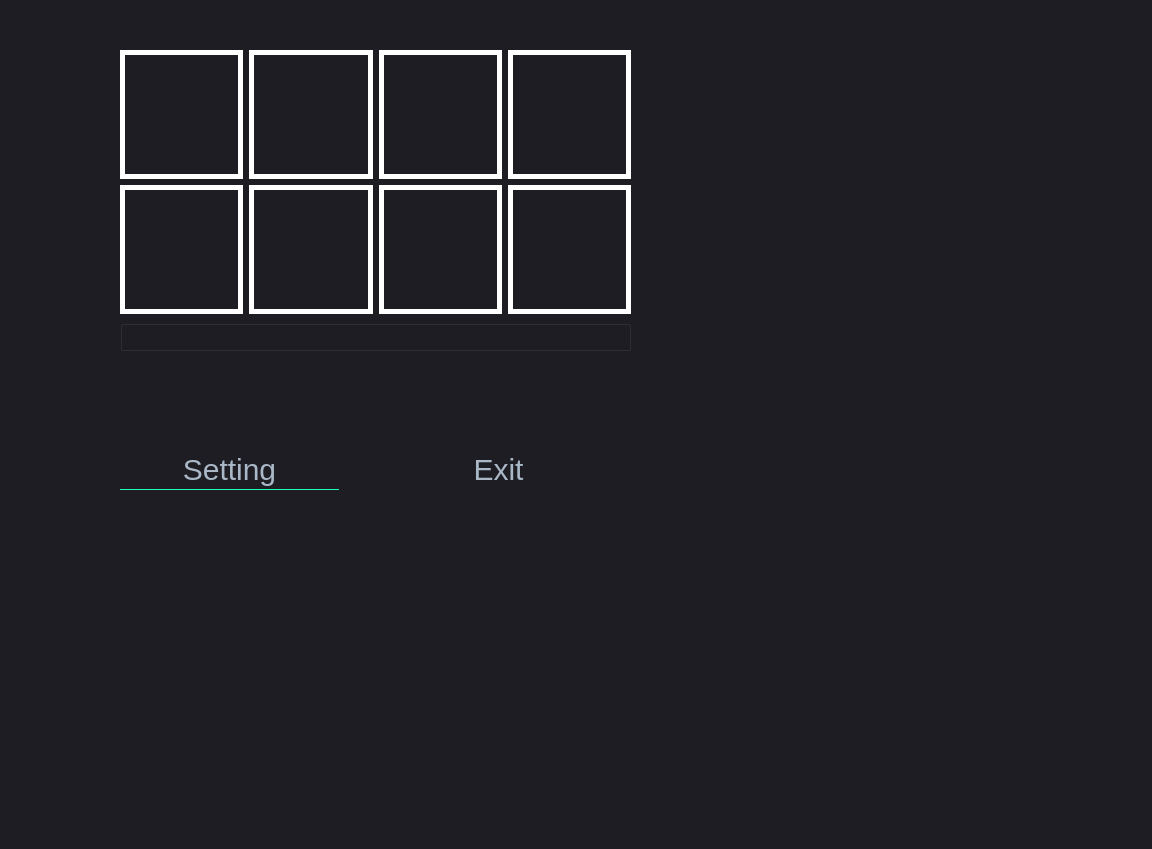
<?xml version="1.0" encoding="UTF-8"?>
<ui version="4.0">
 <class>Dialog</class>
 <widget class="QDialog" name="Dialog">
  <property name="geometry">
   <rect>
    <x>0</x>
    <y>0</y>
    <width>1152</width>
    <height>849</height>
   </rect>
  </property>
  <property name="windowTitle">
   <string>Dialog</string>
  </property>
  <property name="styleSheet">
   <string notr="true">QMainWindow {
	background-color:#1e1d23;
}
QDialog {
	background-color:#1e1d23;

}
QColorDialog {
	background-color:#1e1d23;
}
QTextEdit {
	background-color:#1e1d23;
	color: #a9b7c6;
}
QPlainTextEdit {
	selection-background-color:#007b50;
	background-color:#1e1d23;
	border-style: solid;
	border-top-color: transparent;
	border-right-color: transparent;
	border-left-color: transparent;
	border-bottom-color: transparent;
	border-width: 1px;
	color: #a9b7c6;
}
QPushButton{
	font-size: 30px;
	border-style: solid;
	border-top-color: transparent;
	border-right-color: transparent;
	border-left-color: transparent;
	border-bottom-color: transparent;
	border-width: 1px;
	border-style: solid;
	color: #a9b7c6;
	padding: 2px;
	background-color: #1e1d23;
}
QPushButton::default{

	border-style: inset;
	border-top-color: transparent;
	border-right-color: transparent;
	border-left-color: transparent;
	border-bottom-color: #04b97f;
	border-width: 1px;
	color: #a9b7c6;
	padding: 2px;
	background-color: #1e1d23;
}
QToolButton {
	border-style: solid;
	border-top-color: transparent;
	border-right-color: transparent;
	border-left-color: transparent;
	border-bottom-color: #04b97f;
	border-bottom-width: 1px;
	border-style: solid;
	color: #a9b7c6;
	padding: 2px;
	background-color: #1e1d23;
}
QToolButton:hover{
	border-style: solid;
	border-top-color: transparent;
	border-right-color: transparent;
	border-left-color: transparent;
	border-bottom-color: #37efba;
	border-bottom-width: 2px;
	border-style: solid;
	color: #FFFFFF;
	padding-bottom: 1px;
	background-color: #1e1d23;
}
QPushButton:hover{
	border-style: solid;
	border-top-color: transparent;
	border-right-color: transparent;
	border-left-color: transparent;
	border-bottom-color: #37efba;
	border-bottom-width: 1px;
	border-style: solid;
	color: #FFFFFF;
	padding-bottom: 2px;
	background-color: #1e1d23;
}
QPushButton:pressed{
	border-style: solid;
	border-top-color: transparent;
	border-right-color: transparent;
	border-left-color: transparent;
	border-bottom-color: #37efba;
	border-bottom-width: 2px;
	border-style: solid;
	color: #37efba;
	padding-bottom: 1px;
	background-color: #1e1d23;
}
QPushButton:disabled{
	border-style: solid;
	border-top-color: transparent;
	border-right-color: transparent;
	border-left-color: transparent;
	border-bottom-color: #808086;
	border-bottom-width: 2px;
	border-style: solid;
	color: #808086;
	padding-bottom: 1px;
	background-color: #1e1d23;
}
QLineEdit {
	border-width: 1px; border-radius: 4px;
	border-color: rgb(58, 58, 58);
	border-style: inset;
	padding: 0 8px;
	color: #a9b7c6;
	background:#1e1d23;
	selection-background-color:#007b50;
	selection-color: #FFFFFF;
}
QLabel {
	color: #a9b7c6;
}
QFrame {
	border: 5px solid white;
}
QLCDNumber {
	color: #37e6b4;
}
QProgressBar {
	text-align: center;
	color: rgb(240, 240, 240);
	border-width: 1px; 
	border-radius: 10px;
	border-color: rgb(58, 58, 58);
	border-style: inset;
	background-color:#1e1d23;
}
QProgressBar::chunk {
	background-color: #04b97f;
	border-radius: 5px;
}
QMenuBar {
	background-color: #1e1d23;
}
QMenuBar::item {
	color: #a9b7c6;
  	spacing: 3px;
  	padding: 1px 4px;
  	background: #1e1d23;
}

QMenuBar::item:selected {
  	background:#1e1d23;
	color: #FFFFFF;
}
QMenu::item:selected {
	border-style: solid;
	border-top-color: transparent;
	border-right-color: transparent;
	border-left-color: #04b97f;
	border-bottom-color: transparent;
	border-left-width: 2px;
	color: #FFFFFF;
	padding-left:15px;
	padding-top:4px;
	padding-bottom:4px;
	padding-right:7px;
	background-color: #1e1d23;
}
QMenu::item {
	border-style: solid;
	border-top-color: transparent;
	border-right-color: transparent;
	border-left-color: transparent;
	border-bottom-color: transparent;
	border-bottom-width: 1px;
	border-style: solid;
	color: #a9b7c6;
	padding-left:17px;
	padding-top:4px;
	padding-bottom:4px;
	padding-right:7px;
	background-color: #1e1d23;
}
QMenu{
	background-color:#1e1d23;
}
QTabWidget {
	color:rgb(0,0,0);
	background-color:#1e1d23;
}
QTabWidget::pane {
		border-color: rgb(77,77,77);
		background-color:#1e1d23;
		border-style: solid;
		border-width: 1px;
    	border-radius: 6px;
}
QTabBar::tab {
	border-style: solid;
	border-top-color: transparent;
	border-right-color: transparent;
	border-left-color: transparent;
	border-bottom-color: transparent;
	border-bottom-width: 1px;
	border-style: solid;
	color: #808086;
	padding: 3px;
	margin-left:3px;
	background-color: #1e1d23;
}
QTabBar::tab:selected, QTabBar::tab:last:selected, QTabBar::tab:hover {
  	border-style: solid;
	border-top-color: transparent;
	border-right-color: transparent;
	border-left-color: transparent;
	border-bottom-color: #04b97f;
	border-bottom-width: 2px;
	border-style: solid;
	color: #FFFFFF;
	padding-left: 3px;
	padding-bottom: 2px;
	margin-left:3px;
	background-color: #1e1d23;
}

QCheckBox {
	color: #a9b7c6;
	padding: 2px;
}
QCheckBox:disabled {
	color: #808086;
	padding: 2px;
}

QCheckBox:hover {
	border-radius:4px;
	border-style:solid;
	padding-left: 1px;
	padding-right: 1px;
	padding-bottom: 1px;
	padding-top: 1px;
	border-width:1px;
	border-color: rgb(87, 97, 106);
	background-color:#1e1d23;
}
QCheckBox::indicator:checked {

	height: 10px;
	width: 10px;
	border-style:solid;
	border-width: 1px;
	border-color: #04b97f;
	color: #a9b7c6;
	background-color: #04b97f;
}
QCheckBox::indicator:unchecked {

	height: 10px;
	width: 10px;
	border-style:solid;
	border-width: 1px;
	border-color: #04b97f;
	color: #a9b7c6;
	background-color: transparent;
}
QRadioButton {
	color: #a9b7c6;
	background-color: #1e1d23;
	padding: 1px;
}
QRadioButton::indicator:checked {
	height: 10px;
	width: 10px;
	border-style:solid;
	border-radius:5px;
	border-width: 1px;
	border-color: #04b97f;
	color: #a9b7c6;
	background-color: #04b97f;
}
QRadioButton::indicator:!checked {
	height: 10px;
	width: 10px;
	border-style:solid;
	border-radius:5px;
	border-width: 1px;
	border-color: #04b97f;
	color: #a9b7c6;
	background-color: transparent;
}
QStatusBar {
	color:#027f7f;
}
QSpinBox {
	color: #a9b7c6;	
	background-color: #1e1d23;
}
QDoubleSpinBox {
	color: #a9b7c6;	
	background-color: #1e1d23;
}
QTimeEdit {
	color: #a9b7c6;	
	background-color: #1e1d23;
}
QDateTimeEdit {
	color: #a9b7c6;	
	background-color: #1e1d23;
}
QDateEdit {
	color: #a9b7c6;	
	background-color: #1e1d23;
}
QComboBox {
	color: #a9b7c6;	
	background: #1e1d23;
}
QComboBox:editable {
	background: #1e1d23;
	color: #a9b7c6;
	selection-background-color: #1e1d23;
}
QComboBox QAbstractItemView {
	color: #a9b7c6;	
	background: #1e1d23;
	selection-color: #FFFFFF;
	selection-background-color: #1e1d23;
}
QComboBox:!editable:on, QComboBox::drop-down:editable:on {
	color: #a9b7c6;	
	background: #1e1d23;
}
QFontComboBox {
	color: #a9b7c6;	
	background-color: #1e1d23;
}
QToolBox {
	color: #a9b7c6;
	background-color: #1e1d23;
}
QToolBox::tab {
	color: #a9b7c6;
	background-color: #1e1d23;
}
QToolBox::tab:selected {
	color: #FFFFFF;
	background-color: #1e1d23;
}
QScrollArea {
	color: #FFFFFF;
	background-color: #1e1d23;
}
QSlider::groove:horizontal {
	height: 5px;
	background: #04b97f;
}
QSlider::groove:vertical {
	width: 5px;
	background: #04b97f;
}
QSlider::handle:horizontal {
	background: qlineargradient(x1:0, y1:0, x2:1, y2:1, stop:0 #b4b4b4, stop:1 #8f8f8f);
	border: 1px solid #5c5c5c;
	width: 14px;
	margin: -5px 0;
	border-radius: 7px;
}
QSlider::handle:vertical {
	background: qlineargradient(x1:1, y1:1, x2:0, y2:0, stop:0 #b4b4b4, stop:1 #8f8f8f);
	border: 1px solid #5c5c5c;
	height: 14px;
	margin: 0 -5px;
	border-radius: 7px;
}
QSlider::add-page:horizontal {
    background: white;
}
QSlider::add-page:vertical {
    background: white;
}
QSlider::sub-page:horizontal {
    background: #04b97f;
}
QSlider::sub-page:vertical {
    background: #04b97f;
}</string>
  </property>
  <widget class="QWidget" name="gridLayoutWidget">
   <property name="geometry">
    <rect>
     <x>100</x>
     <y>30</y>
     <width>551</width>
     <height>341</height>
    </rect>
   </property>
   <layout class="QGridLayout" name="gridLayout" rowstretch="10,10,1">
    <property name="leftMargin">
     <number>20</number>
    </property>
    <property name="topMargin">
     <number>20</number>
    </property>
    <property name="rightMargin">
     <number>20</number>
    </property>
    <property name="bottomMargin">
     <number>20</number>
    </property>
    <item row="0" column="1">
     <widget class="QLabel" name="cam2">
      <property name="text">
       <string/>
      </property>
     </widget>
    </item>
    <item row="0" column="3">
     <widget class="QLabel" name="cam4">
      <property name="text">
       <string/>
      </property>
     </widget>
    </item>
    <item row="0" column="2">
     <widget class="QLabel" name="cam3">
      <property name="text">
       <string/>
      </property>
     </widget>
    </item>
    <item row="1" column="0">
     <widget class="QLabel" name="cam5">
      <property name="text">
       <string/>
      </property>
     </widget>
    </item>
    <item row="1" column="1">
     <widget class="QLabel" name="cam6">
      <property name="text">
       <string/>
      </property>
     </widget>
    </item>
    <item row="1" column="2">
     <widget class="QLabel" name="cam7">
      <property name="text">
       <string/>
      </property>
     </widget>
    </item>
    <item row="1" column="3">
     <widget class="QLabel" name="cam8">
      <property name="text">
       <string/>
      </property>
     </widget>
    </item>
    <item row="2" column="0" colspan="4">
     <widget class="QGroupBox" name="groupBox">
      <property name="title">
       <string/>
      </property>
     </widget>
    </item>
    <item row="0" column="0">
     <widget class="QLabel" name="cam1">
      <property name="text">
       <string/>
      </property>
     </widget>
    </item>
   </layout>
  </widget>
  <widget class="QWidget" name="horizontalLayoutWidget">
   <property name="geometry">
    <rect>
     <x>70</x>
     <y>430</y>
     <width>588</width>
     <height>80</height>
    </rect>
   </property>
   <layout class="QHBoxLayout" name="horizontalLayout">
    <property name="spacing">
     <number>50</number>
    </property>
    <property name="leftMargin">
     <number>50</number>
    </property>
    <property name="rightMargin">
     <number>50</number>
    </property>
    <item>
     <widget class="QPushButton" name="pushButton">
      <property name="text">
       <string>Setting</string>
      </property>
     </widget>
    </item>
    <item>
     <widget class="QPushButton" name="pushButton_3">
      <property name="text">
       <string>Exit</string>
      </property>
     </widget>
    </item>
   </layout>
  </widget>
 </widget>
 <resources/>
 <connections/>
</ui>
